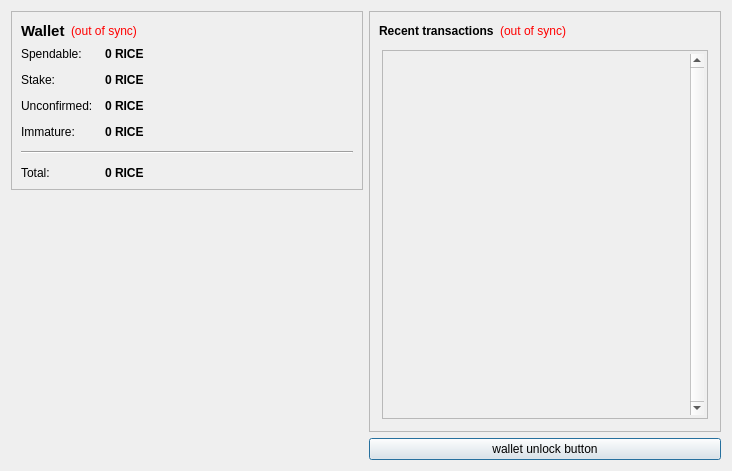
<?xml version="1.0" encoding="UTF-8"?>
<ui version="4.0">
 <class>OverviewPage</class>
 <widget class="QWidget" name="OverviewPage">
  <property name="geometry">
   <rect>
    <x>0</x>
    <y>0</y>
    <width>732</width>
    <height>471</height>
   </rect>
  </property>
  <property name="windowTitle">
   <string>Form</string>
  </property>
  <layout class="QHBoxLayout" name="horizontalLayout" stretch="0,0">
   <item>
    <layout class="QVBoxLayout" name="verticalLayout_2">
     <item>
      <widget class="QFrame" name="frame">
       <property name="frameShape">
        <enum>QFrame::StyledPanel</enum>
       </property>
       <property name="frameShadow">
        <enum>QFrame::Raised</enum>
       </property>
       <layout class="QVBoxLayout" name="verticalLayout_4">
        <item>
         <layout class="QHBoxLayout" name="horizontalLayout_4">
          <item>
           <widget class="QLabel" name="label_5">
            <property name="font">
             <font>
              <pointsize>11</pointsize>
              <weight>75</weight>
              <bold>true</bold>
             </font>
            </property>
            <property name="text">
             <string>Wallet</string>
            </property>
           </widget>
          </item>
          <item>
           <widget class="QLabel" name="labelWalletStatus">
            <property name="toolTip">
             <string>The displayed information may be out of date. Your wallet automatically synchronizes with the Ricecoin network after a connection is established, but this process has not completed yet.</string>
            </property>
            <property name="styleSheet">
             <string notr="true">QLabel { color: red; }</string>
            </property>
            <property name="text">
             <string notr="true">(out of sync)</string>
            </property>
            <property name="alignment">
             <set>Qt::AlignLeading|Qt::AlignLeft|Qt::AlignVCenter</set>
            </property>
           </widget>
          </item>
          <item>
           <spacer name="horizontalSpacer_2">
            <property name="orientation">
             <enum>Qt::Horizontal</enum>
            </property>
            <property name="sizeHint" stdset="0">
             <size>
              <width>40</width>
              <height>20</height>
             </size>
            </property>
           </spacer>
          </item>
         </layout>
        </item>
        <item>
         <layout class="QFormLayout" name="formLayout_2">
          <property name="fieldGrowthPolicy">
           <enum>QFormLayout::AllNonFixedFieldsGrow</enum>
          </property>
          <property name="horizontalSpacing">
           <number>12</number>
          </property>
          <property name="verticalSpacing">
           <number>12</number>
          </property>
          <item row="0" column="0">
           <widget class="QLabel" name="label">
            <property name="text">
             <string>Spendable:</string>
            </property>
           </widget>
          </item>
          <item row="0" column="1">
           <widget class="QLabel" name="labelBalance">
            <property name="font">
             <font>
              <weight>75</weight>
              <bold>true</bold>
             </font>
            </property>
            <property name="cursor">
             <cursorShape>IBeamCursor</cursorShape>
            </property>
            <property name="toolTip">
             <string>Your current spendable balance</string>
            </property>
            <property name="text">
             <string notr="true">&lt;html&gt;&lt;head/&gt;&lt;body&gt;&lt;p&gt;0 RICE&lt;/p&gt;&lt;/body&gt;&lt;/html&gt;</string>
            </property>
            <property name="textInteractionFlags">
             <set>Qt::LinksAccessibleByMouse|Qt::TextSelectableByKeyboard|Qt::TextSelectableByMouse</set>
            </property>
           </widget>
          </item>
          <item row="1" column="0">
           <widget class="QLabel" name="label_6">
            <property name="text">
             <string>Stake:</string>
            </property>
           </widget>
          </item>
          <item row="1" column="1">
           <widget class="QLabel" name="labelStake">
            <property name="font">
             <font>
              <weight>75</weight>
              <bold>true</bold>
             </font>
            </property>
            <property name="cursor">
             <cursorShape>IBeamCursor</cursorShape>
            </property>
            <property name="toolTip">
             <string>Total of coins that was staked, and do not yet count toward the current balance</string>
            </property>
            <property name="text">
             <string notr="true">&lt;html&gt;&lt;head/&gt;&lt;body&gt;&lt;p&gt;0 RICE&lt;/p&gt;&lt;/body&gt;&lt;/html&gt;</string>
            </property>
            <property name="textInteractionFlags">
             <set>Qt::LinksAccessibleByMouse|Qt::TextSelectableByKeyboard|Qt::TextSelectableByMouse</set>
            </property>
           </widget>
          </item>
          <item row="2" column="0">
           <widget class="QLabel" name="label_3">
            <property name="text">
             <string>Unconfirmed:</string>
            </property>
           </widget>
          </item>
          <item row="2" column="1">
           <widget class="QLabel" name="labelUnconfirmed">
            <property name="font">
             <font>
              <weight>75</weight>
              <bold>true</bold>
             </font>
            </property>
            <property name="cursor">
             <cursorShape>IBeamCursor</cursorShape>
            </property>
            <property name="toolTip">
             <string>Total of transactions that have yet to be confirmed, and do not yet count toward the current balance</string>
            </property>
            <property name="text">
             <string notr="true">&lt;html&gt;&lt;head/&gt;&lt;body&gt;&lt;p&gt;0 RICE&lt;/p&gt;&lt;/body&gt;&lt;/html&gt;</string>
            </property>
            <property name="textInteractionFlags">
             <set>Qt::LinksAccessibleByMouse|Qt::TextSelectableByKeyboard|Qt::TextSelectableByMouse</set>
            </property>
           </widget>
          </item>
          <item row="3" column="0">
           <widget class="QLabel" name="labelImmatureText">
            <property name="text">
             <string>Immature:</string>
            </property>
           </widget>
          </item>
          <item row="3" column="1">
           <widget class="QLabel" name="labelImmature">
            <property name="font">
             <font>
              <weight>75</weight>
              <bold>true</bold>
             </font>
            </property>
            <property name="toolTip">
             <string>Mined balance that has not yet matured</string>
            </property>
            <property name="text">
             <string notr="true">&lt;html&gt;&lt;head/&gt;&lt;body&gt;&lt;p&gt;0 RICE&lt;/p&gt;&lt;/body&gt;&lt;/html&gt;</string>
            </property>
            <property name="textInteractionFlags">
             <set>Qt::LinksAccessibleByMouse|Qt::TextSelectableByKeyboard|Qt::TextSelectableByMouse</set>
            </property>
           </widget>
          </item>
          <item row="4" column="0" colspan="2">
           <widget class="Line" name="line">
            <property name="orientation">
             <enum>Qt::Horizontal</enum>
            </property>
           </widget>
          </item>
          <item row="5" column="0">
           <widget class="QLabel" name="labelTotalText">
            <property name="text">
             <string>Total:</string>
            </property>
           </widget>
          </item>
          <item row="5" column="1">
           <widget class="QLabel" name="labelTotal">
            <property name="font">
             <font>
              <weight>75</weight>
              <bold>true</bold>
             </font>
            </property>
            <property name="cursor">
             <cursorShape>IBeamCursor</cursorShape>
            </property>
            <property name="toolTip">
             <string>Your current total balance</string>
            </property>
            <property name="text">
             <string notr="true">&lt;html&gt;&lt;head/&gt;&lt;body&gt;&lt;p&gt;0 RICE&lt;/p&gt;&lt;/body&gt;&lt;/html&gt;</string>
            </property>
            <property name="textInteractionFlags">
             <set>Qt::LinksAccessibleByMouse|Qt::TextSelectableByKeyboard|Qt::TextSelectableByMouse</set>
            </property>
           </widget>
          </item>
         </layout>
        </item>
       </layout>
      </widget>
     </item>
     <item>
      <spacer name="verticalSpacer_4">
       <property name="orientation">
        <enum>Qt::Vertical</enum>
       </property>
       <property name="sizeHint" stdset="0">
        <size>
         <width>20</width>
         <height>40</height>
        </size>
       </property>
      </spacer>
     </item>
     <item>
      <widget class="QLabel" name="label_2">
       <property name="text">
        <string/>
       </property>
       <property name="pixmap">
        <pixmap resource="../bitcoin.qrc">:/images/Wallet_Logo</pixmap>
       </property>
       <property name="alignment">
        <set>Qt::AlignCenter</set>
       </property>
      </widget>
     </item>
     <item>
      <spacer name="verticalSpacer">
       <property name="orientation">
        <enum>Qt::Vertical</enum>
       </property>
       <property name="sizeHint" stdset="0">
        <size>
         <width>20</width>
         <height>40</height>
        </size>
       </property>
      </spacer>
     </item>
    </layout>
   </item>
   <item>
    <layout class="QVBoxLayout" name="verticalLayout_3">
     <item>
      <widget class="QFrame" name="frame_2">
       <property name="frameShape">
        <enum>QFrame::StyledPanel</enum>
       </property>
       <property name="frameShadow">
        <enum>QFrame::Raised</enum>
       </property>
       <layout class="QVBoxLayout" name="verticalLayout">
        <item>
         <layout class="QHBoxLayout" name="horizontalLayout_2">
          <item>
           <widget class="QLabel" name="label_4">
            <property name="text">
             <string>&lt;b&gt;Recent transactions&lt;/b&gt;</string>
            </property>
           </widget>
          </item>
          <item>
           <widget class="QLabel" name="labelTransactionsStatus">
            <property name="toolTip">
             <string>The displayed information may be out of date. Your wallet automatically synchronizes with the Ricecoin network after a connection is established, but this process has not completed yet.</string>
            </property>
            <property name="styleSheet">
             <string notr="true">QLabel { color: red; }</string>
            </property>
            <property name="text">
             <string notr="true">(out of sync)</string>
            </property>
            <property name="alignment">
             <set>Qt::AlignRight|Qt::AlignTrailing|Qt::AlignVCenter</set>
            </property>
           </widget>
          </item>
          <item>
           <spacer name="horizontalSpacer">
            <property name="orientation">
             <enum>Qt::Horizontal</enum>
            </property>
            <property name="sizeHint" stdset="0">
             <size>
              <width>40</width>
              <height>20</height>
             </size>
            </property>
           </spacer>
          </item>
         </layout>
        </item>
        <item>
         <widget class="QListView" name="listTransactions">
          <property name="styleSheet">
           <string notr="true">QListView { background: transparent; }</string>
          </property>
          <property name="frameShape">
           <enum>QFrame::Box</enum>
          </property>
          <property name="lineWidth">
           <number>3</number>
          </property>
          <property name="midLineWidth">
           <number>1</number>
          </property>
          <property name="verticalScrollBarPolicy">
           <enum>Qt::ScrollBarAlwaysOn</enum>
          </property>
          <property name="horizontalScrollBarPolicy">
           <enum>Qt::ScrollBarAlwaysOff</enum>
          </property>
          <property name="selectionMode">
           <enum>QAbstractItemView::NoSelection</enum>
          </property>
         </widget>
        </item>
       </layout>
      </widget>
     </item>
     <item>
      <widget class="QPushButton" name="unlockWalletButton">
       <property name="sizePolicy">
        <sizepolicy hsizetype="Minimum" vsizetype="Fixed">
         <horstretch>0</horstretch>
         <verstretch>0</verstretch>
        </sizepolicy>
       </property>
       <property name="maximumSize">
        <size>
         <width>16777214</width>
         <height>16777214</height>
        </size>
       </property>
       <property name="toolTip">
        <string/>
       </property>
       <property name="text">
        <string>wallet unlock button</string>
       </property>
       <property name="checkable">
        <bool>false</bool>
       </property>
       <property name="autoDefault">
        <bool>false</bool>
       </property>
       <property name="default">
        <bool>true</bool>
       </property>
       <property name="flat">
        <bool>false</bool>
       </property>
      </widget>
     </item>
    </layout>
   </item>
  </layout>
 </widget>
 <resources>
  <include location="../bitcoin.qrc"/>
 </resources>
 <connections/>
</ui>
